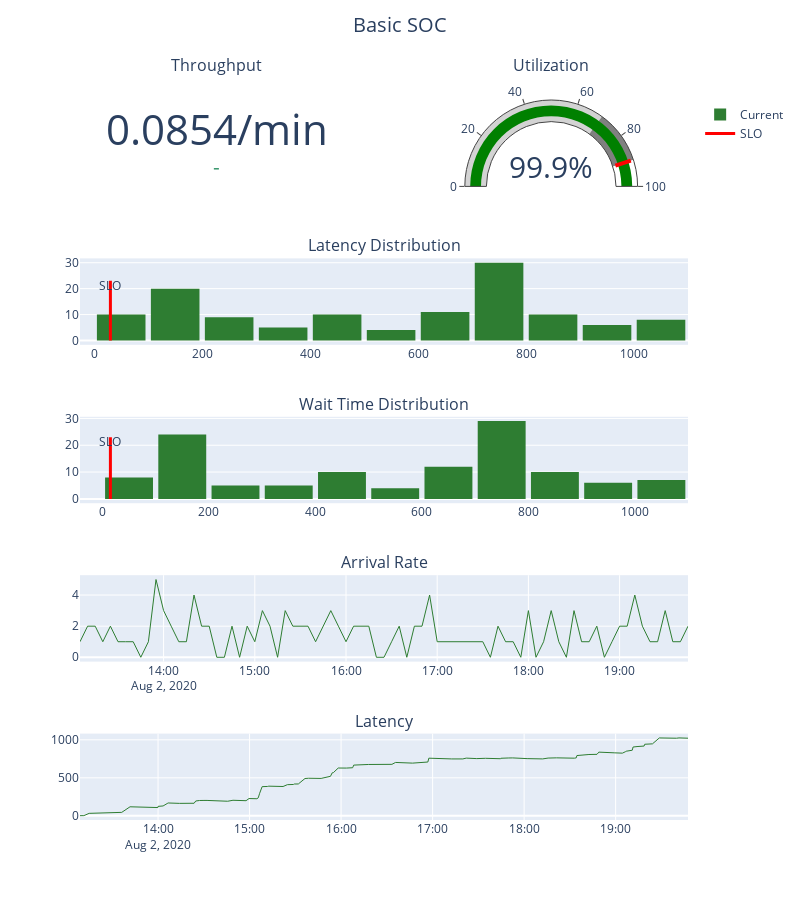

The notebook cell saved with this chart:
### Code cell
dashboard = build_dashboard(Q_basic_soc, title='Basic SOC', show_slo=True)
dashboard.show()
